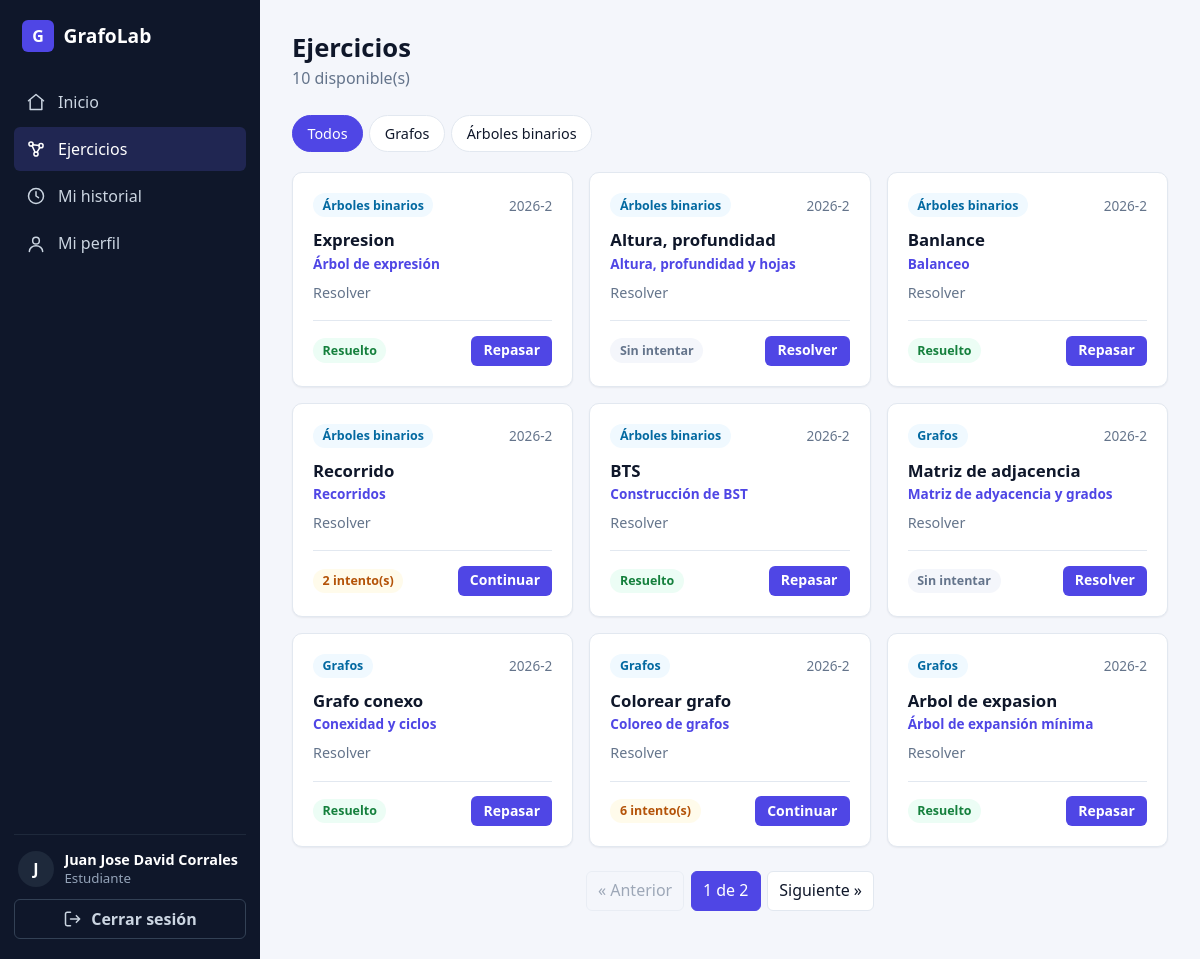
The page /modules/exercises/ (signed in) on the database its author committed.
### apps/users/models.py (models this page shows, shortened)
class User(AbstractUser):
    class Role(models.TextChoices):
        ADMIN = "admin", "Administrador (docente)"
        STUDENT = "student", "Estudiante"
    role = models.CharField(max_length=10, choices=Role.choices, default=Role.STUDENT, db_column='id_role')
    @property
    def is_teacher(self):
        return self.role == self.Role.ADMIN
    @property
    def is_student(self):
        return self.role == self.Role.STUDENT

### apps/modules/models.py (models this page shows, shortened)
class Exercise(models.Model):
    class Category(models.TextChoices):
        GRAPH = "graph", "Grafos"
        TREE = "tree", "Árboles binarios"
    class Kind(models.TextChoices):
        ADJACENCY_MATRIX = "adjacency_matrix", "Matriz de adyacencia y grados"
        DIJKSTRA = "dijkstra", "Dijkstra"
        MST = "mst", "Árbol de expansión mínima"
        CONNECTIVITY = "connectivity", "Conexidad y ciclos"
        COLORING = "coloring", "Coloreo de grafos"
        BST_BUILD = "bst_build", "Construcción de BST"
        TRAVERSAL = "traversal", "Recorridos"
        BALANCE = "balance", "Balanceo"
        TREE_METRICS = "tree_metrics", "Altura, profundidad y hojas"
        EXPRESSION_TREE = "expression_tree", "Árbol de expresión"
    semester = models.ForeignKey(Semester, on_delete=models.CASCADE, related_name="exercises")
    created_by = models.ForeignKey(settings.AUTH_USER_MODEL, on_delete=models.PROTECT)
    title = models.CharField(max_length=150)
    statement = models.TextField()                      # enunciado
    category = models.CharField(max_length=10, choices=Category.choices)
    kind = models.CharField(max_length=30, choices=Kind.choices)
    data = models.JSONField(default=dict)               # grafo/árbol inicial
    is_published = models.BooleanField(default=False)
    created_at = models.DateTimeField(auto_now_add=True)
    class Meta:
        ordering = ["-created_at"]

### apps/core/models.py (models this page shows, shortened)
class Semester(models.Model):
    name = models.CharField(max_length=20, unique=True)
    is_active = models.BooleanField(default=True)
    students = models.ManyToManyField(settings.AUTH_USER_MODEL, blank=True, related_name="semesters", limit_choices_to={"role": "student"})
    class Meta:
        ordering = ["-name"]

### apps/modules/views.py (the view)
# urls.py: path("exercises/", views.StudentExerciseListView.as_view(), name="exercise_list"),
class StudentExerciseListView(StudentRequiredMixin, QueryStringMixin, ListView):   # ← QueryStringMixin
    template_name = "modules/exercise_list.html"
    context_object_name = "exercises"
    paginate_by = 9
    def get_queryset(self):
        user = self.request.user
        queryset = visible_exercises(user).annotate(
            my_attempts=Count("attempts", filter=Q(attempts__student=user)),
            my_correct=Count("attempts", filter=Q(attempts__student=user, attempts__is_correct=True)),
        ).order_by("-created_at", "-pk")
        category = self.request.GET.get("category")
        if category in Exercise.Category.values:
            queryset = queryset.filter(category=category)
        return queryset
    def get_context_data(self, **kwargs):
        context = super().get_context_data(**kwargs)
        context["categories"] = Exercise.Category.choices
        return context

### apps/core/mixins.py (called while the page is built)
    def get_context_data(self, **kwargs):
        context = super().get_context_data(**kwargs)
        params = self.request.GET.copy()
        params.pop("page", None)
        context["querystring"] = params.urlencode()
        return context

### apps/modules/views.py (called while the page is built)
def visible_exercises(user):
    return (Exercise.objects
            .filter(is_published=True, semester__is_active=True, semester__students=user)
            .select_related("semester"))

### apps/users/mixins.py (called while the page is built)
    def test_func(self):
        return self.request.user.is_student

### apps/modules/templates/modules/exercise_list.html (shortened to what this page needs)
{% extends 'base.html' %}
{% block content %}
<div class="page-header">
  <div>
    <h1 class="page-title">Ejercicios</h1>
    <p class="page-subtitle">{{ page_obj.paginator.count }} disponible(s)</p>
  </div>
</div>
<nav class="tabs" aria-label="Categorías">
  <a href="{% url 'modules:exercise_list' %}"
     class="tab{% if not request.GET.category %} active{% endif %}">Todos</a>
  {% for value, label in categories %}
    <a href="?category={{ value }}"
       class="tab{% if request.GET.category == value %} active{% endif %}">{{ label }}</a>
  {% endfor %}
</nav>
{% if exercises %}
  <div class="exercise-grid">
    {% for exercise in exercises %}
      <article class="exercise-card">
        <div class="exercise-card-top">
          <span class="badge badge-info">{{ exercise.get_category_display }}</span>
          <span class="text-muted">{{ exercise.semester.name }}</span>
        </div>
        <h3>{{ exercise.title }}</h3>
        <p class="exercise-kind">{{ exercise.get_kind_display }}</p>
        <p class="text-muted">{{ exercise.statement|truncatewords:22 }}</p>
        <div class="exercise-card-footer">
          {% if exercise.my_correct %}
            <span class="badge badge-success">Resuelto</span>
          {% elif exercise.my_attempts %}
            <span class="badge badge-warning">{{ exercise.my_attempts }} intento(s)</span>
          {% else %}
            <span class="badge badge-neutral">Sin intentar</span>
          {% endif %}
          <a href="{% url 'modules:exercise_solve' exercise.pk %}" class="btn btn-primary btn-sm">
            {% if exercise.my_correct %}Repasar{% elif exercise.my_attempts %}Continuar{% else %}Resolver{% endif %}
          </a>
        </div>
      </article>
    {% endfor %}
  </div>
{% else %}
  <div class="card empty-state">
    No tienes ejercicios disponibles en esta categoría. Aparecerán cuando el docente
    publique ejercicios en un semestre donde estés inscrito.
  </div>
{% endif %}
{% include 'partials/pagination.html' %}
{% endblock %}

### templates/partials/sidebar.html (shortened to what this page needs)
{% with ns=request.resolver_match.namespace|default:'' name=request.resolver_match.url_name|default:'' %}
<aside class="sidebar" id="sidebar" aria-label="Navegación principal">
  <a class="sidebar-brand" href="{% url 'core:dashboard' %}">
    <span class="brand-mark">G</span>
    <span>GrafoLab</span>
  </a>
  <nav class="sidebar-nav">
    <a href="{% url 'core:dashboard' %}"
       class="nav-link{% if ns == 'core' and name == 'dashboard' %} active{% endif %}">
      <svg class="icon" viewBox="0 0 24 24" aria-hidden="true"><path d="M3 10.5 12 3l9 7.5"/><path d="M5 9.5V21h14V9.5"/></svg>
      Inicio
    </a>
    {% if user.is_teacher %}
      <a href="{% url 'core:semester_list' %}"
         class="nav-link{% if ns == 'core' and 'semester' in name %} active{% endif %}">
        <svg class="icon" viewBox="0 0 24 24" aria-hidden="true"><rect x="3" y="4.5" width="18" height="16" rx="2"/><path d="M3 9.5h18M8 2.5v4M16 2.5v4"/></svg>
        Semestres
      </a>
      <a href="{% url 'modules:manage_list' %}"
         class="nav-link{% if ns == 'modules' and 'manage' in name %} active{% endif %}">
        <svg class="icon" viewBox="0 0 24 24" aria-hidden="true"><circle cx="6" cy="6" r="2.5"/><circle cx="18" cy="8" r="2.5"/><circle cx="12" cy="18" r="2.5"/><path d="M8.2 7l7.6.7M7.4 8.2l3.4 7.6M16.7 10.2l-3.6 5.9"/></svg>
        Ejercicios
      </a>
      <a href="{% url 'users:student_list' %}"
         class="nav-link{% if ns == 'users' and 'student' in name %} active{% endif %}">
        <svg class="icon" viewBox="0 0 24 24" aria-hidden="true"><circle cx="9" cy="8" r="3.5"/><path d="M2.5 20c0-3.6 2.9-6 6.5-6s6.5 2.4 6.5 6"/><path d="M16 4.7a3.5 3.5 0 0 1 0 6.6M18 14.3c2.2.7 3.5 2.6 3.5 5.7"/></svg>
        Estudiantes
      </a>
    {% else %}
      <a href="{% url 'modules:exercise_list' %}"
         class="nav-link{% if ns == 'modules' and 'exercise' in name %} active{% endif %}">
        <svg class="icon" viewBox="0 0 24 24" aria-hidden="true"><circle cx="6" cy="6" r="2.5"/><circle cx="18" cy="8" r="2.5"/><circle cx="12" cy="18" r="2.5"/><path d="M8.2 7l7.6.7M7.4 8.2l3.4 7.6M16.7 10.2l-3.6 5.9"/></svg>
        Ejercicios
      </a>
      <a href="{% url 'modules:attempt_list' %}"
         class="nav-link{% if ns == 'modules' and 'attempt' in name %} active{% endif %}">
        <svg class="icon" viewBox="0 0 24 24" aria-hidden="true"><circle cx="12" cy="12" r="9"/><path d="M12 7v5l3 2"/></svg>
        Mi historial
      </a>
    {% endif %}
    <a href="{% url 'users:profile' %}"
       class="nav-link{% if ns == 'users' and 'profile' in name %} active{% endif %}">
      <svg class="icon" viewBox="0 0 24 24" aria-hidden="true"><circle cx="12" cy="8" r="4"/><path d="M4 21c0-4 3.6-7 8-7s8 3 8 7"/></svg>
      Mi perfil
    </a>
  </nav>
  <div class="sidebar-footer">
    <div class="user-box">
      <span class="avatar">{{ user.username|first|upper }}</span>
      <div class="user-info">
        <strong>{{ user.get_full_name|default:user.username }}</strong>
        <small>{% if user.is_teacher %}Docente{% else %}Estudiante{% endif %}</small>
      </div>
    </div>
    <form method="post" action="{% url 'users:signout' %}">
      <button type="submit" class="btn btn-ghost btn-block">
        <svg class="icon" viewBox="0 0 24 24" aria-hidden="true"><path d="M9 4H5a2 2 0 0 0-2 2v12a2 2 0 0 0 2 2h4M16 8l4 4-4 4M20 12H9"/></svg>
        Cerrar sesión
      </button>
    </form>
  </div>
</aside>
{% endwith %}

### rows shown on the page
User: username|first "J", get_full_name "Juan Jose David Corrales"
Exercise: category "Árboles binarios", semester.name "2026-2", title "Expresion", kind "Árbol de expresión", statement "Resolver", shows "Resuelto", shows "Repasar"
Exercise: category "Árboles binarios", semester.name "2026-2", title "Altura, profundidad", kind "Altura, profundidad y hojas", statement "Resolver", shows "Sin intentar"
Exercise: category "Árboles binarios", semester.name "2026-2", title "Banlance", kind "Balanceo", statement "Resolver", shows "Resuelto", shows "Repasar"
Exercise: category "Árboles binarios", semester.name "2026-2", title "Recorrido", kind "Recorridos", statement "Resolver", my_attempts "2", shows "Continuar"
Exercise: category "Árboles binarios", semester.name "2026-2", title "BTS", kind "Construcción de BST", statement "Resolver", shows "Resuelto", shows "Repasar"
Exercise: category "Grafos", semester.name "2026-2", title "Matriz de adjacencia", kind "Matriz de adyacencia y grados", statement "Resolver", shows "Sin intentar"
Exercise: category "Grafos", semester.name "2026-2", title "Grafo conexo", kind "Conexidad y ciclos", statement "Resolver", shows "Resuelto", shows "Repasar"
Exercise: category "Grafos", semester.name "2026-2", title "Colorear grafo", kind "Coloreo de grafos", statement "Resolver", my_attempts "6", shows "Continuar"
Exercise: category "Grafos", semester.name "2026-2", title "Arbol de expasion", kind "Árbol de expansión mínima", statement "Resolver", shows "Resuelto", shows "Repasar"

### other values the page prints
{{ page_obj.paginator.count }} "10"
{{ label }} "Grafos" "Árboles binarios"
{{ page_obj.number }} "1"
{{ page_obj.paginator.num_pages }} "2"
